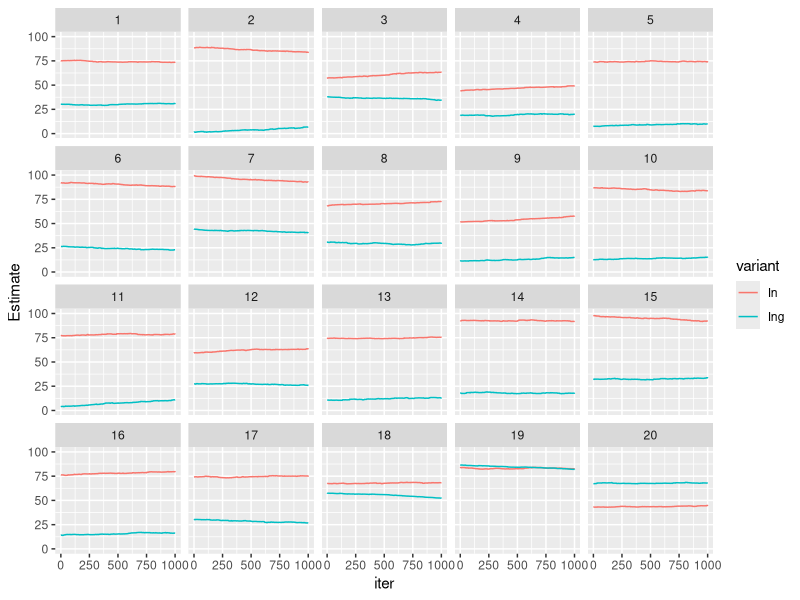

R code for this plot: (Note: a time limit stopped this script after it produced the figure.)

library(ggplot2)
library(reshape2)
library(plyr)


generate_new_speaker <- function(niter, generation, min = 0, max = 100, old_speaker){
  # This function generates a new learner.
  #"In" and "Ing" are the (mean) style values for each variant
  #token is whihc variant they just heard
  #style is which style "
  experience <- list(In    = vector(length = niter),
                     Ing   = vector(length = niter),
                     token = vector(length = niter),
                     style = vector(length = niter),
                     iter  = 1:niter,
                     generation = rep(generation, niter)
  )
  #  experience[["Ing"]][1]   <- (max-min)/2
  #  experience[["In"]][1]    <- (max-min)/2
  
  #JCW: I am changing the above to be values generated from old_speaker
  
  
  currentobs <- generate_from_speaker(old_speaker)
  
  if(currentobs[["token"]] == "Ing"){
    while(currentobs[["token"]] == "Ing"){
      lastobs <- currentobs
      currentobs <- generate_from_speaker(old_speaker)
    }
    
    experience[["Ing"]][1]   <- lastobs[["style"]]
    experience[["In"]][1]    <- currentobs[["style"]]
    
    #debug
    print("Ing")
    print(lastobs[["style"]])
    print(currentobs[["style"]])
  }
  
  else {
    while(currentobs[["token"]] == "In"){
      lastobs <- currentobs
      currentobs <- generate_from_speaker(old_speaker)
    }
    
    experience[["Ing"]][1]   <- currentobs[["style"]]
    experience[["In"]][1]    <- lastobs[["style"]]
    
    #debug
    print("In")
    print(lastobs[["style"]])
    print(currentobs[["style"]])
  }
  experience[["token"]][1] <- NA
  experience[["style"]][1] <- NA
  return(experience)
}

update_speaker <- function(speaker, lambda, iter, token, style){
  # this function updates a learner with input
  #speaker is basically experience  
  other_token <- c(In = "Ing", Ing = "In")
  other <- other_token[token]
  
  #expectation is a style value    
  previous_expectation <- speaker[[token]][iter-1]
  
  #If its closer than 1 unit to the expectation than dist = 1
  dist    <- max(1, abs(style-previous_expectation))
  
  #weight is smaller at larger distances from the expectation
  weight  <- lambda * (1/(dist^2))
  
  #This is a weighted average. Instead of half of the new expectation coming from the old exp and half from the current style, we use the weight to figure out the proportions of the new expectation that should come from each the old and the current style. And as the current style gets farther away from the old expectation, we use less of it in determining the new expection.

  new_expectation <- (previous_expectation * (1-weight)) + (style * weight)
  
  speaker[[token]][iter]   <- new_expectation
  speaker[[other]][iter]   <- speaker[[other]][iter-1]
  speaker[["style"]][iter] <- style
  speaker[["token"]][iter] <- token
  
  return(speaker)
}

generate_from_speaker <- function(speaker, min = 0, max = 100, eps = 0.001){
  # this function generates a tokens from a mature speaker
  #Choose style to speak, which is an independent choice from a uniform dist.
  style <- runif(1, min, max)
  
  #Takes their last expectation for the style of each token
  In_expect  <- rev(speaker[["In"]])[1]
  Ing_expect <- rev(speaker[["Ing"]])[1]
  
  #eps is epsilon, the smallest value that something can take, as in clustering algorithms
  #In_dist  <- max(eps, abs(style - In_expect))
  #Ing_dist <- max(eps, abs(style - Ing_expect))
  
  #In_weight  <- 1/(In_dist^2)
  #Ing_weight <- 1/(Ing_dist^2)
  
  ####JCW: I am changing the distributions to Gaussians around the expectations, and the weights to point densities of the expectations drawn from those distributions.
 ####Since I don't want to add assumptions about how the variance of the Gaussians is estimated, I'm going to assume the sd is 12.5, just cause it looks reasonable on a scale of 0,100. But tried with 20 also.

 
 In_weight  <- dnorm(style, mean=In_expect, sd=20)
 Ing_weight <- dnorm(style, mean=Ing_expect, sd=20)
  


  In_prob  <- In_weight /(In_weight+Ing_weight)
  Ing_prob <- Ing_weight/(In_weight+Ing_weight)
  
  token <- sample(c("In","Ing"), size=1, prob=c(In_prob,Ing_prob))
  
  return(list(style = style, token = token))
}

#initializing old speaker. these will be the style values for generation 0.

#old_speaker should have SAME STYLE for in/ing, to model first generation after doublet is innovated
old_speaker <- list(In    = 50,
                    Ing   = 50,
                    token = NA,
                    style = NA)

ngenerations <- 20
niter <- 1000
lambda <- 0.3

generations <- vector(length = ngenerations, mode = "list")


for(gen in 1:ngenerations){
  new_speaker <- generate_new_speaker(niter = niter, generation=gen, old_speaker = old_speaker)
  for(iter in 2:niter){
    obs <- generate_from_speaker(old_speaker)
    #obs is a token and its associated style    
    token <- obs[["token"]]
    style <- obs[["style"]]
    
    new_speaker <- update_speaker(new_speaker, lambda=lambda, iter=iter, token=token, style=style)
  }
  generations[[gen]] <- as.data.frame(new_speaker)
  old_speaker <- new_speaker
}


generations.df <- rbind.fill(generations)

generations.df.melt <- melt(generations.df, value.name = "Estimate", id.vars = c("token", "style", "iter", "generation"), variable.name = "variant", na.rm = TRUE, measure.vars = c("In", "Ing"))

#pdf("1000iterPerGen_Gauss.pdf")

p <- ggplot(generations.df.melt, aes(x = iter, y = Estimate, color=variant, group=variant))+
  geom_step()+
  facet_wrap(~generation)+
  ylim(0,100)

ggsave(p, file = "1000iterPerGenNice_Gauss.pdf", width = 8, height = 5)

#ggplot(generations.df, aes(iter, Ing))+
#  geom_step()+
#  facet_wrap(~generation)+
#  ylim(50,100)

#ggplot(subset(generations.df, !is.na(style)), aes(style, fill = token))+
#  stat_density(color = "black", position = "fill")+
#  facet_wrap(~generation)

#dev.off()


#Reinitializing old speaker for new run. These will be the style values for generation 0.

#old_speaker should have SAME STYLE for in/ing, to model first generation after doublet is innovated
old_speaker <- list(In    = 50,
                    Ing   = 50,
                    token = NA,
                    style = NA)

ngenerations <- 20
niter <- 20000
lambda <- 0.3

generations <- vector(length = ngenerations, mode = "list")


for(gen in 1:ngenerations){
  new_speaker <- generate_new_speaker(niter = niter, generation=gen, old_speaker = old_speaker)
  for(iter in 2:niter){
    obs <- generate_from_speaker(old_speaker)
    #obs is a token and its associated style    
    token <- obs[["token"]]
    style <- obs[["style"]]
    
    new_speaker <- update_speaker(new_speaker, lambda=lambda, iter=iter, token=token, style=style)
  }
  generations[[gen]] <- as.data.frame(new_speaker)
  old_speaker <- new_speaker
}


generations.df <- rbind.fill(generations)

#The melting allows us to plot both variants later on

generations.df.melt <- melt(generations.df, value.name = "Estimate", id.vars = c("token", "style", "iter", "generation"), variable.name = "variant", na.rm = TRUE, measure.vars = c("In", "Ing"))

#pdf("20000iterPerGen_Gauss.pdf")

p <- ggplot(subset(generations.df.melt,iter%%10==0), aes(x = iter, y = Estimate, color=variant, group=variant))+
  geom_step()+
  facet_wrap(~generation)+
  ylim(0,100)

ggsave(p, file = "20000iterPerGen_Gauss.pdf", width = 8, height = 5)

#ggplot(generations.df, aes(iter, Ing))+
#  geom_step()+
#  facet_wrap(~generation)+
#  ylim(50,100)

ggplot(subset(generations.df, !is.na(style)), aes(style, fill = token))+
  stat_density(color = "black", position = "fill")+
  facet_wrap(~generation)

#dev.off()


#Reinitializing old speaker for new run at 40000 tokens per gen.

old_speaker <- list(In    = 50,
                    Ing   = 50,
                    token = NA,
                    style = NA)

ngenerations <- 20
niter <- 40000
lambda <- 0.3

generations <- vector(length = ngenerations, mode = "list")


for(gen in 1:ngenerations){
  new_speaker <- generate_new_speaker(niter = niter, generation=gen, old_speaker = old_speaker)
  for(iter in 2:niter){
    obs <- generate_from_speaker(old_speaker)
    #obs is a token and its associated style    
    token <- obs[["token"]]
    style <- obs[["style"]]
    
    new_speaker <- update_speaker(new_speaker, lambda=lambda, iter=iter, token=token, style=style)
  }
  generations[[gen]] <- as.data.frame(new_speaker)
  old_speaker <- new_speaker
}


generations.df <- rbind.fill(generations)

#The melting allows us to plot both variants later on

generations.df.melt <- melt(generations.df, value.name = "Estimate", id.vars = c("token", "style", "iter", "generation"), variable.name = "variant", na.rm = TRUE, measure.vars = c("In", "Ing"))

p <- ggplot(subset(generations.df.melt,iter%%10==0), aes(x = iter, y = Estimate, color=variant, group=variant))+
  geom_step()+
  facet_wrap(~generation)+
  ylim(0,100)

ggsave(p, file = "40000iterPerGen_Gauss.pdf", width = 8, height = 5)

ggplot(subset(generations.df, !is.na(style)), aes(style, fill = token))+
  stat_density(color = "black", position = "fill")+
  facet_wrap(~generation)
